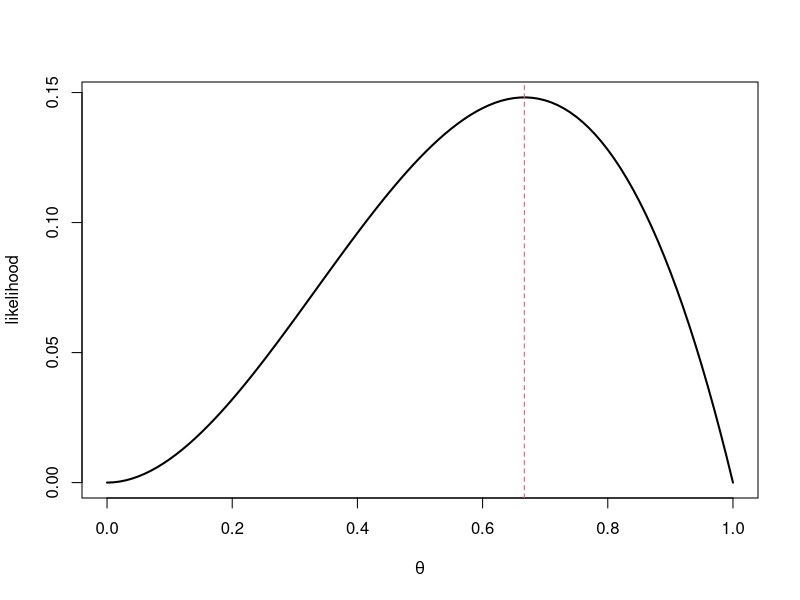
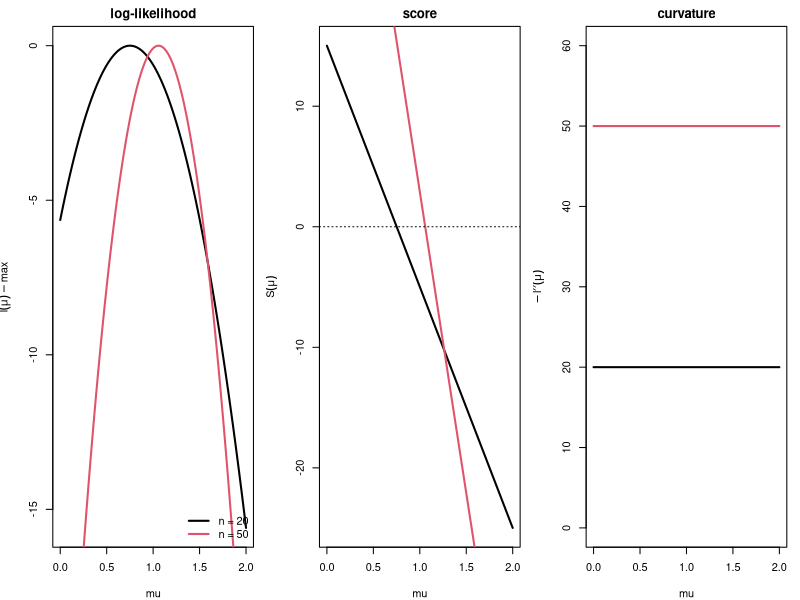
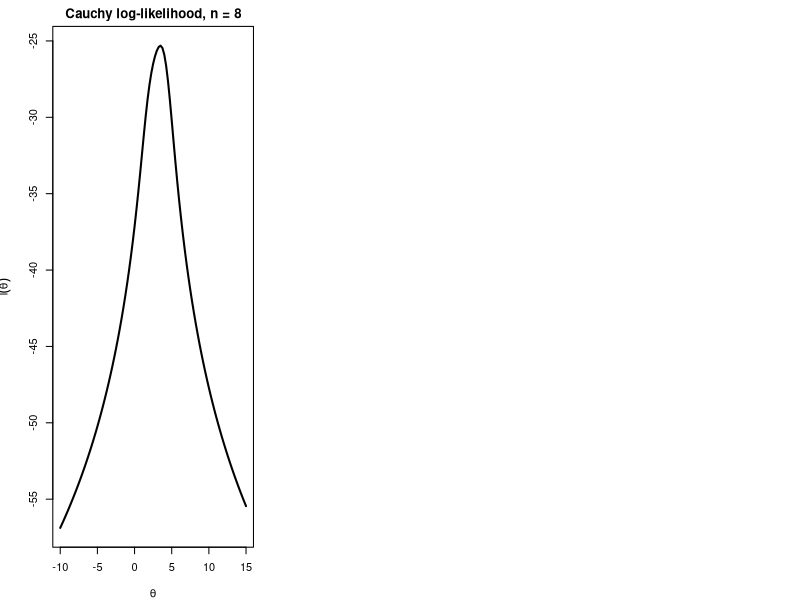
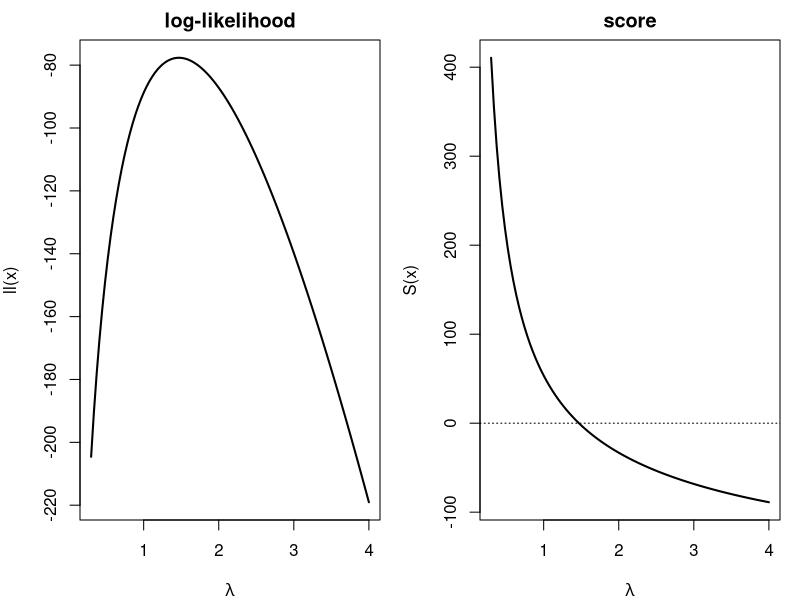
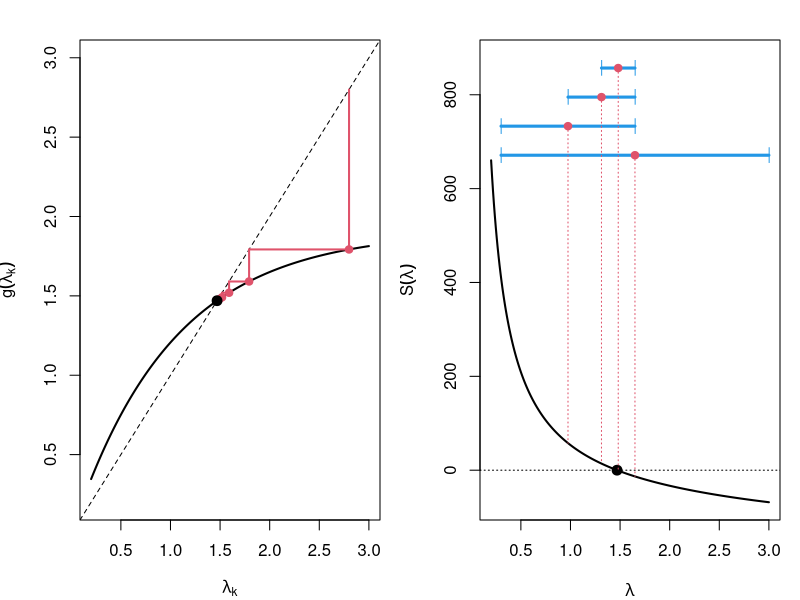
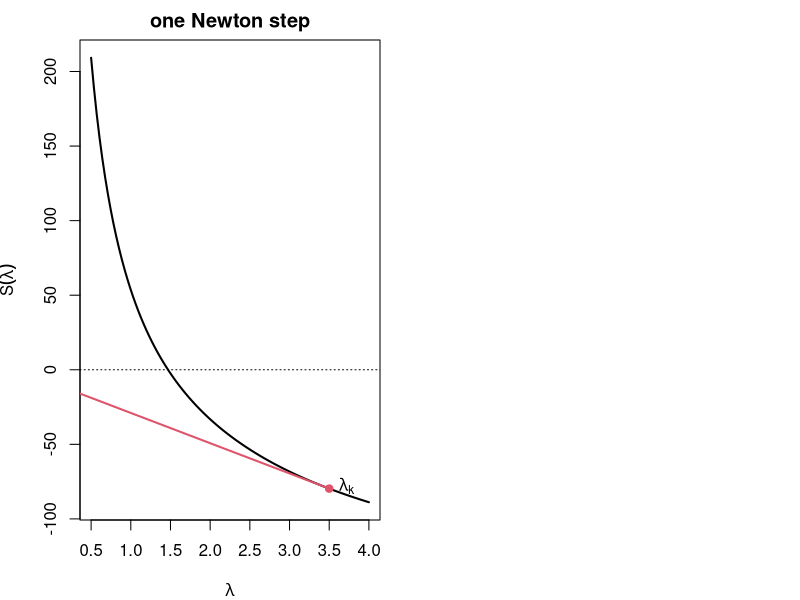
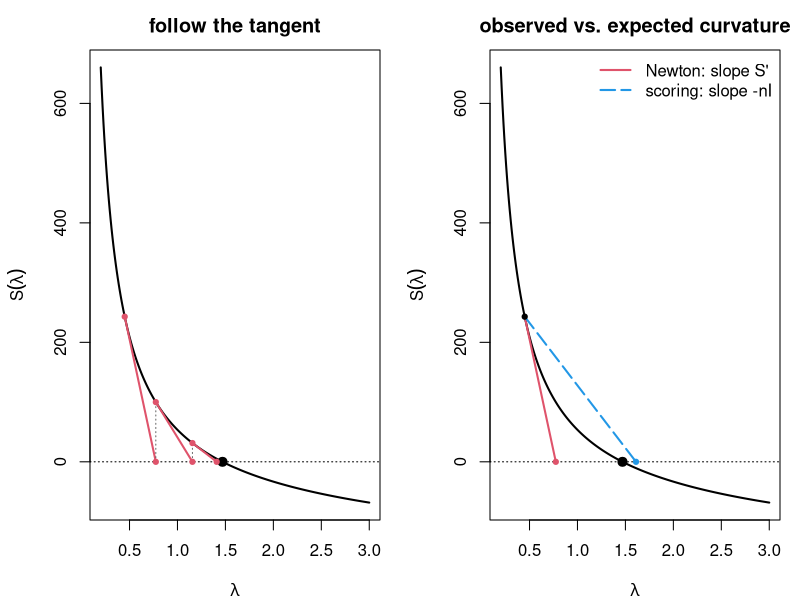
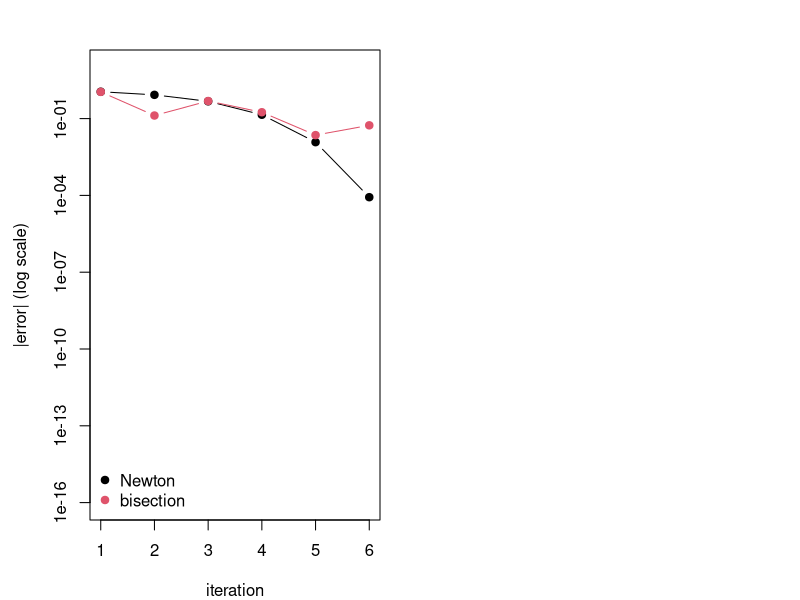

Here is the R script that generated these plots, in order:
## ---- chunk 1
#| echo: false
set.seed(812)
## ---- chunk 2
#| echo: false
curve(x^2 * (1 - x), 0, 1, xlab = expression(theta), ylab = "likelihood", lwd = 2); abline(v = 2/3, col = 2, lty = 2)
## ---- chunk 3
#| echo: false
par(mfrow = c(1, 3), mar = c(4, 4, 2, 1))
x20 <- rnorm(20, 1); x50 <- rnorm(50, 1); mu <- seq(0, 2, length = 200)
ll <- function(mu, x) sapply(mu, function(m) sum(dnorm(x, m, log = TRUE)))
plot(mu, ll(mu, x20) - max(ll(mu, x20)), type = "l", lwd = 2, ylab = expression(l(mu) - max), main = "log-likelihood")
lines(mu, ll(mu, x50) - max(ll(mu, x50)), lwd = 2, col = 2); legend("bottomright", c("n = 20", "n = 50"), col = 1:2, lwd = 2, bty = "n")
plot(mu, 20 * (mean(x20) - mu), type = "l", lwd = 2, ylab = expression(S(mu)), main = "score"); lines(mu, 50 * (mean(x50) - mu), lwd = 2, col = 2); abline(h = 0, lty = 3)
plot(mu, rep(20, 200), type = "l", lwd = 2, ylim = c(0, 60), ylab = expression(-l*minute*minute(mu)), main = "curvature"); lines(mu, rep(50, 200), lwd = 2, col = 2)
## ---- chunk 4
xc <- rcauchy(8, location = 3)
llc <- function(th, dat) sapply(th, function(t) sum(dcauchy(dat, t, log = TRUE)))
curve(llc(x, xc), -10, 15, lwd = 2, xlab = expression(theta), ylab = expression(l(theta)), main = "Cauchy log-likelihood, n = 8")
## ---- chunk 5
y <- rpois(200, 1.5); x <- y[y > 0]; n <- length(x); sx <- sum(x)
ll <- function(l) -n * l + sx * log(l) - n * log(1 - exp(-l))
S  <- function(l) sx / l - n / (1 - exp(-l))
dS <- function(l) -sx / l^2 + n * exp(-l) / (1 - exp(-l))^2
nI <- function(l) n / (l * (1 - exp(-l))) - n * exp(-l) / (1 - exp(-l))^2
par(mfrow = c(1, 2), mar = c(4, 4, 2, 1))
curve(ll, 0.3, 4, lwd = 2, main = "log-likelihood", xlab = expression(lambda))
curve(S, 0.3, 4, lwd = 2, main = "score", xlab = expression(lambda)); abline(h = 0, lty = 3)
c(naive_mean = mean(x), true_lambda = 1.5)
## ---- chunk 6
fixed_point <- function(g, x0, tol = 1e-8, maxit = 500) {
  for (k in 1:maxit) { x1 <- g(x0); if (abs(x1 - x0) < tol) return(c(root = x1, iter = k)); x0 <- x1 }
  stop("not converged")
}
fixed_point(function(l) mean(x) * (1 - exp(-l)), x0 = mean(x))
## ---- chunk 7
lam <- seq(0.2, 3, length.out = 300)
g <- function(l) mean(x) * (1 - exp(-l))
lstar <- uniroot(S, c(0.2, 5))$root

plot(lam, g(lam), type = "l", lwd = 2, xlim = c(0.2, 3), ylim = c(0.2, 3),
     xlab = expression(lambda[k]), ylab = expression(g(lambda[k])))
abline(0, 1, lty = 2)
x0 <- 2.8
for (k in 1:5) {
  x1 <- g(x0)
  segments(x0, x0, x0, x1, col = 2, lwd = 2)   # up/down to the curve
  segments(x0, x1, x1, x1, col = 2, lwd = 2)   # across to the diagonal
  points(x0, x1, pch = 19, col = 2)
  x0 <- x1
}
points(lstar, lstar, pch = 19, cex = 1.3)
## ---- chunk 8
bisection <- function(S, a, b, tol = 1e-8) {
  k <- 0
  while (b - a > tol) { m <- (a + b) / 2; if (S(a) * S(m) <= 0) b <- m else a <- m; k <- k + 1 }
  c(root = (a + b) / 2, iter = k)
}
bisection(S, 0.1, 10)
## ---- chunk 9
Sv <- S(lam); yr <- range(Sv); pad <- 0.3 * diff(yr)
plot(lam, Sv, type = "l", lwd = 2, ylim = c(yr[1], yr[2] + pad),
     xlab = expression(lambda), ylab = expression(S(lambda)))
abline(h = 0, lty = 3); points(lstar, 0, pch = 19, cex = 1.3)

a <- 0.3; b <- 3
ylev <- seq(yr[2] + 0.05 * pad, yr[2] + 0.9 * pad, length.out = 4)
for (k in 1:4) {
  m <- (a + b) / 2
  segments(a, ylev[k], b, ylev[k], col = 4, lwd = 3)      # the current bracket
  points(c(a, b), rep(ylev[k], 2), pch = "|", col = 4)
  segments(m, ylev[k], m, S(m), lty = 3, col = 2)         # midpoint mapped up to S
  points(m, ylev[k], pch = 19, col = 2)
  if (S(a) * S(m) <= 0) b <- m else a <- m
}
## ---- chunk 10
#| echo: false
curve(S, 0.5, 4, lwd = 2, xlab = expression(lambda), ylab = expression(S(lambda)), main = "one Newton step"); abline(h = 0, lty = 3)
l0 <- 3.5; l1 <- l0 - S(l0) / dS(l0)
segments(l0, S(l0), l1, 0, col = 2, lwd = 2); points(c(l0, l1), c(S(l0), 0), pch = 19, col = 2)
text(l0, S(l0), expression(lambda[k]), pos = 4); text(l1, 0, expression(lambda[k+1]), pos = 1)
## ---- chunk 11
par(mfrow = c(1, 2), mar = c(4, 4.5, 2.5, 1))

## three Newton steps
plot(lam, S(lam), type = "l", lwd = 2, xlab = expression(lambda), ylab = expression(S(lambda)),
     main = "follow the tangent")
abline(h = 0, lty = 3); points(lstar, 0, pch = 19, cex = 1.2)
x0 <- 0.45
for (k in 1:3) {
  x1 <- x0 - S(x0) / dS(x0)
  segments(x0, S(x0), x1, 0, col = 2, lwd = 2)
  segments(x1, 0, x1, S(x1), lty = 3, col = "grey40")
  points(c(x0, x1), c(S(x0), 0), pch = 19, col = 2, cex = 0.7)
  x0 <- x1
}

## Newton step versus scoring step from the same point
plot(lam, S(lam), type = "l", lwd = 2, xlab = expression(lambda), ylab = expression(S(lambda)),
     main = "observed vs. expected curvature")
abline(h = 0, lty = 3); points(lstar, 0, pch = 19, cex = 1.2)
x0 <- 0.45
x_nr <- x0 - S(x0) / dS(x0)     # slope  S'(lambda)
x_fs <- x0 + S(x0) / nI(x0)     # slope -nI(lambda)
segments(x0, S(x0), x_nr, 0, col = 2, lwd = 2)
segments(x0, S(x0), x_fs, 0, col = 4, lwd = 2, lty = 5)
points(c(x0, x_nr, x_fs), c(S(x0), 0, 0), pch = 19, cex = 0.7, col = c(1, 2, 4))
legend("topright", bty = "n", lwd = 2, lty = c(1, 5), col = c(2, 4),
       legend = c("Newton: slope S'", "scoring: slope -nI"))
## ---- chunk 12
newton <- function(S, dS, x0, tol = 1e-8, maxit = 100, trace = FALSE) {
  for (k in 1:maxit) {
    x1 <- x0 - S(x0) / dS(x0)
    if (trace) cat(sprintf("iter %2d: %.10f\n", k, x1))
    if (!is.finite(x1)) stop("diverged")
    if (abs(x1 - x0) < tol) return(c(root = x1, iter = k))
    x0 <- x1 }
  stop("not converged")
}
newton(S, dS, x0 = mean(x), trace = TRUE)
## ---- chunk 13
#| echo: false
lhat <- newton(S, dS, mean(x))["root"]
err_newton <- {e <- c(); x0 <- 3; for (k in 1:6) { x0 <- x0 - S(x0)/dS(x0); e <- c(e, abs(x0 - lhat)) }; e}
err_bisec <- {a <- 0.1; b <- 10; e <- c(); for (k in 1:6) { m <- (a+b)/2; if (S(a)*S(m) <= 0) b <- m else a <- m; e <- c(e, abs((a+b)/2 - lhat)) }; e}
plot(1:6, pmax(err_newton, 1e-16), log = "y", type = "b", pch = 19, ylim = c(1e-16, 10), xlab = "iteration", ylab = "|error| (log scale)")
lines(1:6, err_bisec, type = "b", col = 2, pch = 19); legend("bottomleft", c("Newton", "bisection"), col = 1:2, pch = 19, bty = "n")
## ---- chunk 14
Sc  <- function(t) sum(2 * (x_c - t) / (1 + (x_c - t)^2))       # Cauchy score
dSc <- function(t) sum(2 * ((x_c - t)^2 - 1) / (1 + (x_c - t)^2)^2)
x_c <- rcauchy(8, 3)
starts <- c(-5, 0, median(x_c), 8)
sapply(starts, function(s) tryCatch(newton(Sc, dSc, s)["root"], error = function(e) NA))
## ---- chunk 15
c(step_from_3.5 = 3.5 - S(3.5) / dS(3.5))
tryCatch(newton(S, dS, 3.5), error = function(e) conditionMessage(e))
## ---- chunk 16
lik <- function(t) log(1 + t^2)
sder <- function(t) 2 * t / (1 + t^2)
par(mfrow = c(1, 2))
curve(lik, -5, 5, n = 400, lwd = 2, xlab = expression(theta), main = "negative log-likelihood")
curve(sder, -5, 5, n = 400, lwd = 2, xlab = expression(theta), main = "derivative: flat tails")
abline(h = 0, lty = 3); abline(v = c(-1, 1), col = 2, lty = 2)
## ---- chunk 17
fisher_scoring <- function(S, nI, x0, tol = 1e-8, maxit = 100) {
  for (k in 1:maxit) { x1 <- x0 + S(x0) / nI(x0); if (abs(x1 - x0) < tol) return(c(root = x1, iter = k)); x0 <- x1 }
}
rbind(newton = newton(S, dS, 3), fisher = fisher_scoring(S, nI, 3))
## ---- chunk 18
golden <- function(f, a, b, tol = 1e-8) {
  phi <- (sqrt(5) - 1) / 2; k <- 0
  x1 <- b - phi * (b - a); x2 <- a + phi * (b - a); f1 <- f(x1); f2 <- f(x2)
  while (b - a > tol) {
    if (f1 < f2) { b <- x2; x2 <- x1; f2 <- f1; x1 <- b - phi * (b - a); f1 <- f(x1) }
    else         { a <- x1; x1 <- x2; f1 <- f2; x2 <- a + phi * (b - a); f2 <- f(x2) }
    k <- k + 1 }
  c(root = (a + b) / 2, iter = k)
}
golden(function(l) -ll(l), 0.1, 10)      # R equivalent: optimize(function(l) -ll(l), c(0.1, 10))
## ---- chunk 19
f <- function(l) -ll(l)
fv <- f(lam); yr <- range(fv); pad <- 0.25 * diff(yr)
plot(lam, fv, type = "l", lwd = 2, ylim = c(yr[1], yr[2] + pad),
     xlab = expression(lambda), ylab = expression(-ell(lambda)))
points(lstar, f(lstar), pch = 19, cex = 1.3)

gr <- (3 - sqrt(5)) / 2; xl <- 0.3; xu <- 3
ylev <- seq(yr[2] + 0.05 * pad, yr[2] + 0.9 * pad, length.out = 3)
for (k in 1:3) {
  xml <- xl + gr * (xu - xl); xmu <- xu - gr * (xu - xl)
  segments(xl, ylev[k], xu, ylev[k], col = 4, lwd = 3)
  points(c(xl, xu), rep(ylev[k], 2), pch = "|", col = 4)
  keep_lower <- f(xml) < f(xmu)
  points(xml, ylev[k], pch = 19, cex = 0.9, col = if (keep_lower) 4 else 2)
  points(xmu, ylev[k], pch = 19, cex = 0.9, col = if (keep_lower) 2 else 4)
  if (keep_lower) xu <- xmu else xl <- xml
}
## ---- chunk 20
lhat <- newton(S, dS, mean(x))["root"]
c(mle = lhat, se_observed = 1 / sqrt(-dS(lhat)), se_expected = 1 / sqrt(nI(lhat)))
lhat + c(-1.96, 1.96) / sqrt(-dS(lhat))    # 95% Wald interval
## ---- chunk 21
h <- 1e-5
c(analytic = dS(lhat), numeric = (ll(lhat + h) - 2 * ll(lhat) + ll(lhat - h)) / h^2)
## ---- chunk 22
mle_nzp <- function(n_obs)
  uniroot(function(l) sum(n_obs) / l - length(n_obs) / (1 - exp(-l)),
          c(1e-6, 50), tol = 1e-10)$root

sim_nzp <- function(lambda, n_gen = 200, B = 500)
  vapply(1:B, function(b) {
    yb <- rpois(n_gen, lambda); nb <- yb[yb > 0]
    c(naive = mean(nb), mle = mle_nzp(nb))
  }, c(naive = 0, mle = 0))

est <- sim_nzp(1.5)
par(mfrow = c(1, 2))
for (m in c("naive", "mle"))
  { hist(est[m, ], breaks = 25, col = "grey90", xlim = range(est),
         xlab = expression(hat(lambda)),
         main = sprintf("%s, bias = %.3f", m, mean(est[m, ]) - 1.5))
    abline(v = 1.5, col = 2, lwd = 2, lty = 2) }
## ---- chunk 23
#| echo: false
#| fig-width: 7
#| fig-height: 7
A <- matrix(c(2, 1.2, 1.2, 1), 2)
s <- seq(-2, 2, length.out = 80); g <- expand.grid(x = s, y = s)
z <- matrix(apply(g, 1, function(v) -0.5 * drop(t(v) %*% A %*% v)), 80)
par(pty = "s", mar = c(4, 4, 1, 1))
contour(s, s, z, nlevels = 12, xlab = expression(theta[1]), ylab = expression(theta[2]))
# gradient arrows
pts <- rbind(c(1, 1), c(-1.5, 0.5), c(0.5, -1.5))
for (i in 1:3) { gr <- -A %*% pts[i, ]
  arrows(pts[i,1], pts[i,2], pts[i,1] + 0.3*gr[1], pts[i,2] + 0.3*gr[2],
         col = 3, lwd = 2, length = 0.1) }
# principal axes with eigenvalue labels: length 1/sqrt(lambda) on each side
e <- eigen(A); k <- 1.6
for (j in 1:2) { v <- e$vectors[, j] * k / sqrt(e$values[j])
  segments(-v[1], -v[2], v[1], v[2], col = "firebrick", lwd = 2, lty = 2)
  text(v[1], v[2], bquote(lambda[.(j)] == .(round(e$values[j], 2))),
       col = "firebrick", pos = if (j == 1) 4 else 2, cex = 0.9) }
points(0, 0, pch = 19)
## ---- chunk 24
n <- 500; X <- cbind(1, rnorm(n), rnorm(n)); beta_true <- c(-0.5, 1, -2)
y <- rbinom(n, 1, plogis(X %*% beta_true))
loglik <- function(b) sum(y * (X %*% b) - log1p(exp(X %*% b)))
grad   <- function(b) crossprod(X, y - plogis(X %*% b))
hess   <- function(b) { p <- plogis(X %*% b); -crossprod(X, X * drop(p * (1 - p))) }

newton_mv <- function(grad, hess, b0, tol = 1e-8, maxit = 50) {
  path <- drop(b0)
  for (k in 1:maxit) {
    b1 <- b0 - solve(hess(b0), grad(b0)); path <- rbind(path, drop(b1))
    if (max(abs(b1 - b0)) < tol)
      return(list(est = drop(b1), iter = k, se = sqrt(diag(solve(-hess(b1)))), path = path))
    b0 <- b1 }
}
fit <- newton_mv(grad, hess, rep(0, 3)); fit$iter
rbind(newton = fit$est, glm = coef(glm(y ~ X[, -1], family = binomial)))
rbind(newton = fit$se, glm = sqrt(diag(vcov(glm(y ~ X[, -1], family = binomial)))))
## ---- chunk 25
grad_descent <- function(f, gr, x0, maxit = 1000, tol = 1e-8) {
  path <- x0
  for (k in 1:maxit) {
    d <- -gr(x0); a <- optimize(function(a) f(x0 + a * d), c(0, 10))$minimum   # exact line search
    x1 <- x0 + a * d; path <- rbind(path, x1)
    if (sqrt(sum((x1 - x0)^2)) < tol) break
    x0 <- x1 }
  list(par = x1, iter = k, path = path)
}
## ---- chunk 26
#| echo: false
fq <- function(v) 0.5 * drop(t(v) %*% A %*% v); gq <- function(v) drop(A %*% v)
gd <- grad_descent(fq, gq, c(2, -1.8), maxit = 30)
par(pty = "s", mar = c(4, 4, 2, 1)); contour(seq(-2, 2, l = 80), seq(-2, 2, l = 80), -z, nlevels = 15, main = sprintf("gradient descent, %d iterations", gd$iter))
lines(gd$path, type = "b", col = 2, pch = 19, cex = 0.6)
## ---- chunk 27
conj_grad <- function(f, gr, x0, maxit = 1000, tol = 1e-8, restart = length(x0)) {
  g0 <- gr(x0); d <- -g0; path <- x0
  for (k in 1:maxit) {
    a <- optimize(function(a) f(x0 + a * d), c(0, 10))$minimum
    x1 <- x0 + a * d; g1 <- gr(x1); path <- rbind(path, x1)
    if (sqrt(sum(g1^2)) < tol) break
    beta <- if (k %% restart == 0) 0 else max(0, sum(g1 * (g1 - g0)) / sum(g0^2))   # Polak-Ribiere+
    d <- -g1 + beta * d; x0 <- x1; g0 <- g1 }
  list(par = x1, iter = k, path = path)
}
cg <- conj_grad(fq, gq, c(2, -1.8))
par(pty = "s", mar = c(4, 4, 2, 1)); contour(seq(-2, 2, l = 80), seq(-2, 2, l = 80), -z, nlevels = 15, main = sprintf("conjugate gradient, %d iterations", cg$iter))
lines(gd$path, type = "b", col = 2, pch = 19, cex = 0.6); lines(cg$path, type = "b", col = 4, pch = 19, lwd = 2)
legend("topleft", c("gradient descent", "conjugate gradient"), col = c(2, 4), lwd = 2, bty = "n")
## ---- chunk 28
negll <- function(b) -loglik(b); neggr <- function(b) -drop(grad(b))
fits <- list(NM = optim(rep(0, 3), negll, method = "Nelder-Mead"),
             CG = optim(rep(0, 3), negll, neggr, method = "CG"),
             BFGS = optim(rep(0, 3), negll, neggr, method = "BFGS", hessian = TRUE))
t(sapply(fits, function(f) c(f$par, f_evals = f$counts[1], g_evals = f$counts[2])))
sqrt(diag(solve(fits$BFGS$hessian)))     # SEs from the numerically computed Hessian at the optimum
## ---- chunk 29
rosen <- function(v) (1 - v[1])^2 + 100 * (v[2] - v[1]^2)^2       # Rosenbrock "banana", min at (1, 1)
nm <- optim(c(-1.2, 1), rosen, method = "Nelder-Mead"); c(nm$par, evals = nm$counts["function"])
## ---- chunk 30
sgd <- function(X, y, b0, gamma0 = 0.05, t0 = 200, epochs = 5, batch = 10) {
  n <- nrow(X); b <- b0; t <- 0; path <- b0
  for (e in 1:epochs) {
    idx <- sample(n)
    for (s in seq(1, n, by = batch)) {
      i <- idx[s:min(s + batch - 1, n)]; t <- t + 1
      g <- crossprod(X[i, , drop = FALSE], y[i] - plogis(X[i, , drop = FALSE] %*% b)) / length(i)
      b <- b + gamma0 / (1 + t / t0) * g; path <- rbind(path, drop(b)) } }
  list(est = drop(b), path = path)
}
sg <- sgd(X, y, rep(0, 3))
rbind(sgd = sg$est, newton = fit$est, truth = beta_true)
## ---- chunk 31
#| echo: false
m <- 10; per_epoch <- nrow(X) / m
xs <- 0:(nrow(sg$path) - 1); xn <- (0:fit$iter) * per_epoch
matplot(xs, sg$path[, 2:3], type = "l", lty = 1, col = c(2, 4), ylim = range(sg$path[, 2:3], fit$path[, 2:3]),
        xlab = "mini-batch updates (one epoch = one full-data pass)", ylab = "coefficient",
        main = expression(paste("SGD vs. Newton: ", beta[1], " (red), ", beta[2], " (blue)")))
matlines(xn, fit$path[, 2:3], type = "b", lty = 2, pch = 19, col = c(2, 4), lwd = 2)
abline(h = fit$est[2:3], col = c(2, 4), lty = 3); abline(v = seq(0, max(xs), per_epoch), col = "grey85")
legend("right", c("SGD (mini-batch)", "Newton (per full pass)", "MLE"), lty = c(1, 2, 3), pch = c(NA, 19, NA), bty = "n")
